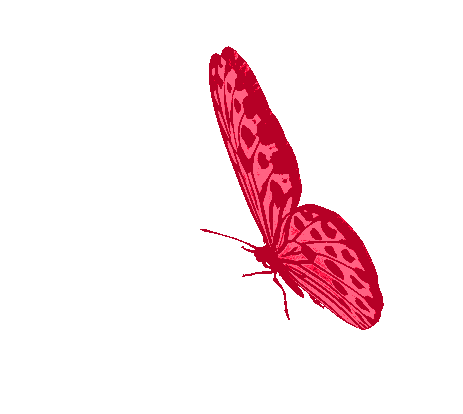
#> input picture butterfly_3.gif, 463 x 414 px
$ python 'gifToPng(we got imgs already dont need to exe).py'
#> lines starting #> are read from the running program, lines starting #| are printed output that depends on the picture
from PIL import Image, ImageSequence
import os

def convert_gif_to_png_with_transparency(gif_path, output_folder):
#> called with gif_path = './butterfly_3.gif', output_folder = './img'
    gif = Image.open(gif_path)
#> gif is the input picture: PIL image 463x414 P; mean R, G, B, A 250.3, 232.4, 236.2, 25.7

    if not os.path.exists(output_folder):
        os.makedirs(output_folder)


    frame_number = 0
    for frame in ImageSequence.Iterator(gif):
        frame = frame.convert('RGBA')
        frame_path = os.path.join(output_folder, f"butterfly_frame_{frame_number:02d}.png")
        frame.save(frame_path, 'PNG')
        frame_number += 1
#> this loop made 20 passes
#> pass 2, in convert_gif_to_png_with_transparency, `frame = frame.convert('RGBA')`:
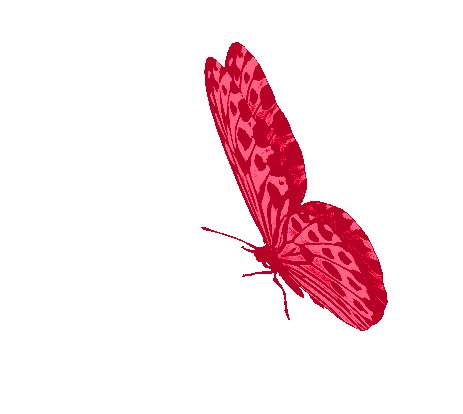
#> frame: PIL image 463x414 RGBA; mean R, G, B, A 249.7, 229.2, 233.5, 29.2; transparent parts drawn white
#> pass 3, in convert_gif_to_png_with_transparency, `frame = frame.convert('RGBA')`:
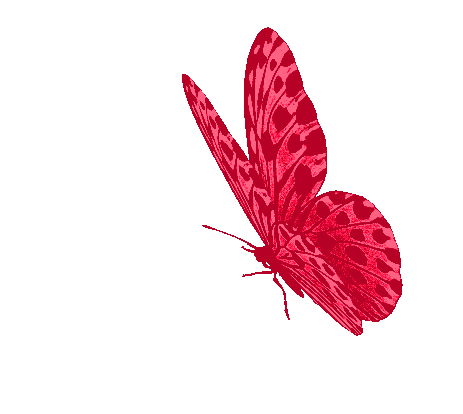
#> frame: PIL image 463x414 RGBA; mean R, G, B, A 248.2, 220.3, 226.1, 38.7; transparent parts drawn white
#> after the loop, frame_number = 20

# Example usage:
gif_path = './butterfly_3.gif'
output_folder = './img'
convert_gif_to_png_with_transparency(gif_path, output_folder)
